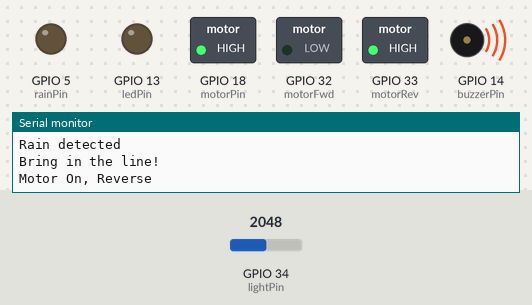
A sketch run on a simulated ESP32. Parts: switched loads named in the sketch (green lamp = pin HIGH), output pins drawn as LEDs (lit = HIGH), buzzer (waves = sounding, pin HIGH), the last lines printed to the serial monitor. Inputs (shaded band) come from the test bench; at power-on: GPIO 34 (lightPin) = 2048. Not simulated (calls return 0 or success): arduino_secrets.h.

Above: at 0.1 s.
At 5.8 s:
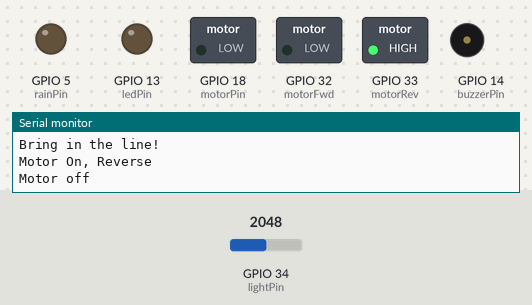
5.9 s: GPIO 34 (lightPin) set to 491
Timing chart, 0 to 8.9 s (numbered marks = the images above; inputs shaded):
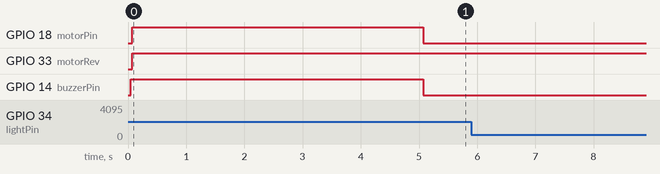

The sketch:

THE_FINAL.ino
```cpp
#include "arduino_secrets.h"

/*

*/
#define rainPin 5     //DIGITAL INPUT Pin to read rain sensor
#define ledPin 13     //DIGITAL OUTPUT Pin to enable LED
#define buzzerPin 14  //DIGITAL OUTPUT Pin to enable buzzer
#define motorPin 18   //DIGITAL OUTPUT Pin to enable/disable Motor
#define motorFwd 32   //DIGITAL OUTPUT Pin to move motor forward
#define motorRev 33   //DIGITAL OUTPUT Pin to move motor in reverse
#define lightPin 34   //ANALOG INPUT Pin to read light sensor

bool rainState = HIGH;            //When the module detects rain, the digital output goes LOW
bool rainState_previous = HIGH;   //Previous state of rain sensor, used to detect change of state
int lightValue = 0;               //Value from Analog to Digital Converter (ADC) connected to the Photoresistor
int lightValue_previous = 0;      //Previous value of light sensor, used to detect change of state
int lightThreshold = 500;         //Threshold ADC value to detect night time
int cycleCount = 0;               //Counter to go through motor control once with either rain or light state change

void setup() {

  pinMode(ledPin, OUTPUT);
  pinMode(buzzerPin, OUTPUT);
  pinMode(motorPin, OUTPUT);
  pinMode(motorFwd, OUTPUT);
  pinMode(motorRev, OUTPUT);
  pinMode(rainPin, OUTPUT);

  Serial.begin(9600);
  while(!Serial);

}

void loop() {

  //Read light value from ADC
  lightValue_previous = lightValue;
  lightValue = analogRead(lightPin);

  //Check for rain
  rainState_previous = rainState;
  rainState = digitalRead(rainPin);

  //Execute code upon state change
  if ((rainState_previous != rainState)
    || (lightValue_previous >= lightThreshold && lightValue < lightThreshold)
    || (lightValue_previous < lightThreshold && lightValue >= lightThreshold)) {

    // Print sensor values
    Serial.println();
    Serial.println("Printing Sensor Values...");

    Serial.println("Light Sensor Value: ");
    Serial.println(lightValue);

    if (lightValue < lightThreshold){
      Serial.println("Night time detected");
      cycleCount++;
    } else {
      Serial.println("Day time detected");
    }

    if (!rainState){
      Serial.println("Rain detected");
      cycleCount++;
    } else {
      Serial.println("No rain detected");
    }

    //Motor control based on rain state and light intensity
    // Run code if rain detected or light value is below day time threshold
    if ((!rainState || lightValue < lightThreshold) && cycleCount == 1) {

      // Print to serial monitor
      Serial.println("Bring in the line!");

      // Turn off LED
      digitalWrite(ledPin, LOW);

      // Turn on buzzer
      digitalWrite(buzzerPin, HIGH);

      //Reverse motor to pull in laundry line for 5 seconds
      Serial.println("Motor On, Reverse");
      digitalWrite(motorPin, HIGH);
      digitalWrite(motorFwd, LOW);
      digitalWrite(motorRev, HIGH);

      delay(5000);

      // Turn off buzzer
      digitalWrite(buzzerPin, LOW);

      // Turn off motor
      Serial.println("Motor off");
      digitalWrite(motorPin, LOW);

    }

    // Else when rain is not detected and light value is above day time threshold
    else if (rainState && lightValue >= lightThreshold) {

      cycleCount = 0;

      // Print to serial monitor
      Serial.println("Taking out the line!");

      // Turn on LED
      digitalWrite(ledPin, HIGH);

      // Forward motor to take out laundry line for 5 seconds
      Serial.println("Motor On, Forward");
      digitalWrite(motorPin, HIGH);
      digitalWrite(motorFwd, HIGH);
      digitalWrite(motorRev, LOW);

      delay(5000);

      //Turn off motor
      Serial.println("Motor off");
      digitalWrite(motorPin, LOW);

    }
  }
}
```
